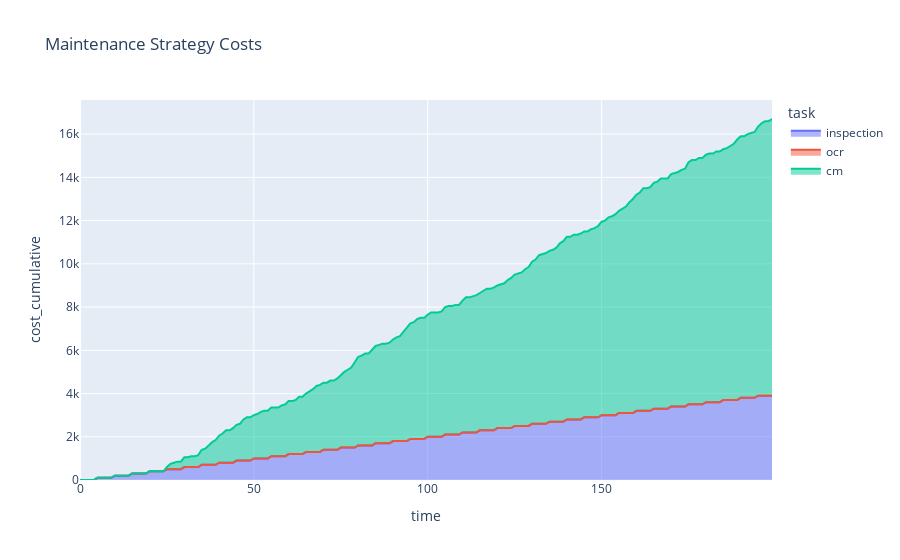

Notebook cell for this chart:
### Code cell
fm_demo.mc_timeline(1000)

df = fm_demo.expected_cost_df()

fig = px.area(df, x="time", y="cost_cumulative", color="task", title='Maintenance Strategy Costs')
fig.show()

### Figure 1 — Plotly figure (JSON) as saved in the notebook; plotly's stock layout.template omitted (floating-point values rounded to 4 significant figures; data arrays with more than 128 entries replaced by an {"elided": "..."} marker saying what was removed)
{"data": [{"hovertemplate": "task=inspection<br>time=%{x}<br>cost_cumulative=%{y}<extra></extra>", "legendgroup": "inspection", "line": {"color": "#636efa"}, "mode": "lines", "name": "inspection", "orientation": "v", "showlegend": true, "stackgroup": "1", "type": "scatter", "x": {"elided": "200 int values"}, "xaxis": "x", "y": {"elided": "200 int values"}, "yaxis": "y"}, {"hovertemplate": "task=ocr<br>time=%{x}<br>cost_cumulative=%{y}<extra></extra>", "legendgroup": "ocr", "line": {"color": "#EF553B"}, "mode": "lines", "name": "ocr", "orientation": "v", "showlegend": true, "stackgroup": "1", "type": "scatter", "x": {"elided": "200 int values"}, "xaxis": "x", "y": {"elided": "200 int values"}, "yaxis": "y"}, {"hovertemplate": "task=cm<br>time=%{x}<br>cost_cumulative=%{y}<extra></extra>", "legendgroup": "cm", "line": {"color": "#00cc96"}, "mode": "lines", "name": "cm", "orientation": "v", "showlegend": true, "stackgroup": "1", "type": "scatter", "x": {"elided": "200 int values"}, "xaxis": "x", "y": {"elided": "200 int values"}, "yaxis": "y"}], "layout": {"legend": {"title": {"text": "task"}, "tracegroupgap": 0}, "title": {"text": "Maintenance Strategy Costs"}, "xaxis": {"anchor": "y", "domain": [0, 1], "title": {"text": "time"}}, "yaxis": {"anchor": "x", "domain": [0, 1], "title": {"text": "cost_cumulative"}}}}
